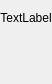
<?xml version="1.0" encoding="UTF-8"?>
<ui version="4.0">
 <class>component</class>
 <widget class="QWidget" name="component">
  <property name="geometry">
   <rect>
    <x>0</x>
    <y>0</y>
    <width>490</width>
    <height>213</height>
   </rect>
  </property>
  <property name="sizePolicy">
   <sizepolicy hsizetype="Fixed" vsizetype="Fixed">
    <horstretch>0</horstretch>
    <verstretch>0</verstretch>
   </sizepolicy>
  </property>
  <property name="windowTitle">
   <string>Form</string>
  </property>
  <layout class="QGridLayout" name="gridLayout">
   <property name="sizeConstraint">
    <enum>QLayout::SetFixedSize</enum>
   </property>
   <property name="leftMargin">
    <number>0</number>
   </property>
   <property name="topMargin">
    <number>0</number>
   </property>
   <property name="rightMargin">
    <number>0</number>
   </property>
   <property name="bottomMargin">
    <number>0</number>
   </property>
   <property name="spacing">
    <number>0</number>
   </property>
   <item row="1" column="0">
    <widget class="QLabel" name="img">
     <property name="sizePolicy">
      <sizepolicy hsizetype="Preferred" vsizetype="Preferred">
       <horstretch>0</horstretch>
       <verstretch>0</verstretch>
      </sizepolicy>
     </property>
     <property name="text">
      <string/>
     </property>
     <property name="alignment">
      <set>Qt::AlignCenter</set>
     </property>
    </widget>
   </item>
   <item row="0" column="0">
    <widget class="QLabel" name="top_label">
     <property name="sizePolicy">
      <sizepolicy hsizetype="Preferred" vsizetype="Maximum">
       <horstretch>0</horstretch>
       <verstretch>0</verstretch>
      </sizepolicy>
     </property>
     <property name="minimumSize">
      <size>
       <width>0</width>
       <height>35</height>
      </size>
     </property>
     <property name="text">
      <string>TextLabel</string>
     </property>
     <property name="alignment">
      <set>Qt::AlignCenter</set>
     </property>
    </widget>
   </item>
   <item row="2" column="0">
    <widget class="QLabel" name="bottom_label">
     <property name="sizePolicy">
      <sizepolicy hsizetype="Preferred" vsizetype="Maximum">
       <horstretch>0</horstretch>
       <verstretch>0</verstretch>
      </sizepolicy>
     </property>
     <property name="minimumSize">
      <size>
       <width>0</width>
       <height>35</height>
      </size>
     </property>
     <property name="text">
      <string/>
     </property>
     <property name="alignment">
      <set>Qt::AlignCenter</set>
     </property>
    </widget>
   </item>
  </layout>
 </widget>
 <resources/>
 <connections/>
</ui>
